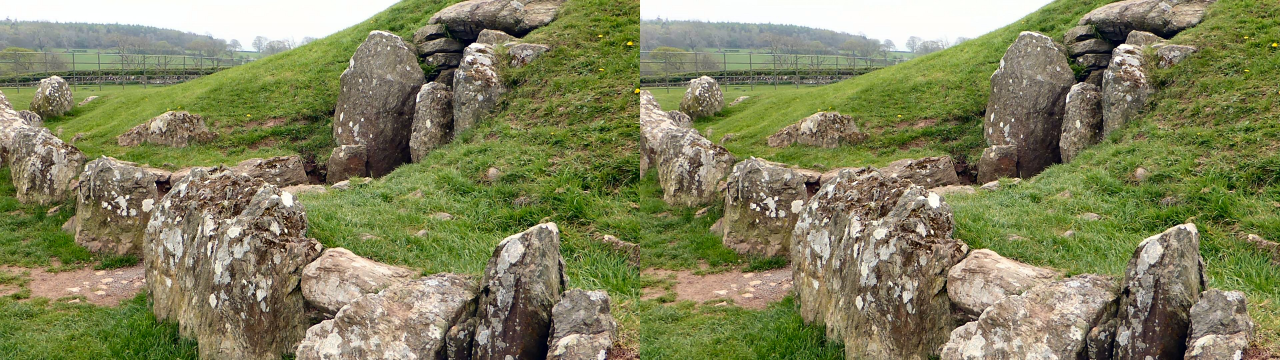
#> input picture testimages/bryncelliddu.jpg, 3840 x 1080 px (shown at 1/3 size)
$ python loadsbs.py
#> lines starting #> are read from the running program, lines starting #| are printed output that depends on the picture
### photos3d/sbs.py
"""
sbs.py - Library for loading and creating side-by-side stereo image pairs.
"""

from PIL import Image
import os
import io

# [13 lines left out: function create, not called in this run]

def load(fn, maxwid=None, rgb=True, dosplit=False, mode='lr'):
#> called with fn = './testimages/bryncelliddu.jpg', maxwid = 800, rgb = True, dosplit = False, mode = 'lr'
    fname, fext = os.path.splitext(fn)
    if fext == ".mpo" or fext == ".MPO":
        pim = Image.open(fn)
        pim.seek(0)
        lim = pim.copy()
        pim.seek(1)
        rim = pim.copy()
        im = create(lim, rim)
    else:
        im = Image.open(fn)
#> im is the input picture: PIL image 3840x1080 RGB; mean R, G, B 130, 130.8, 93.1
    if maxwid != None:
        w, h = im.size
#> w = 3840; h = 1080
        if w > maxwid:
            asp = w / h
#> asp = 3.56
            nh = int(maxwid / asp)
#> nh = 225
            im = im.resize((maxwid, nh), Image.LANCZOS)
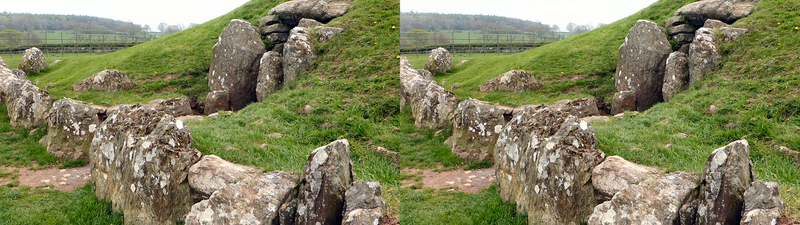
#> im: PIL image 800x225 RGB; mean R, G, B 130, 130.8, 93.1
    if rgb:
        if im.mode == "RGBA":
            im = im.convert('RGB')
    if dosplit:
        left, right = split(im, mode)
        im = [left, right]
    return im

# [14 lines left out: function split, not called in this run]

# [2 lines that do not run on import are left out]
    #im = load("../testimages/cosfordplane.jpg")


### loadsbs.py
"""
loadsbs.py - An example of using the sbs module to load stereo pairs from image files in both JPG and MPO formats. Both formats are loaded using exactly the same syntax as the sbs module works out what to do.
"""

import os
from matplotlib import pyplot as plt
from photos3d import sbs as sbsim

sbsfname = os.path.join(".", "testimages", "bryncelliddu.jpg")
mpofname = os.path.join(".", "testimages", "abbeyflowers.mpo")

jpg = sbsim.load(sbsfname, 800)
mpo = sbsim.load(mpofname, 800)
#> (the run stopped early here; a loop or call above may not have finished)

$ run again, with testimages/cosfordplane.jpg copied over testimages/bryncelliddu.jpg
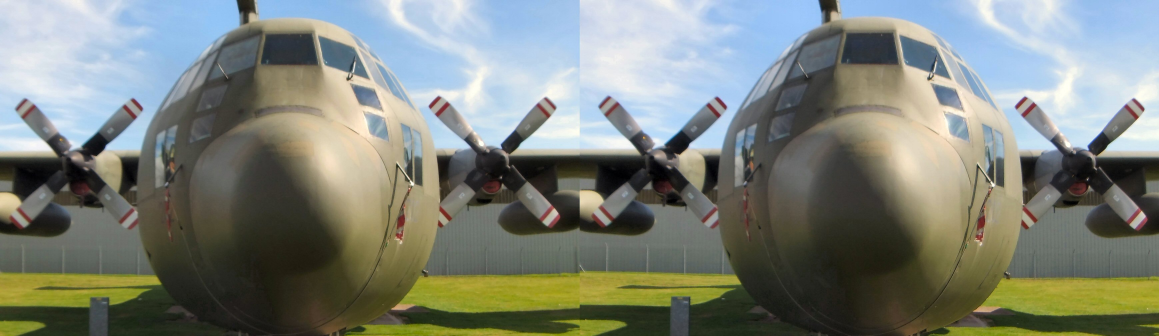
#> input picture testimages/cosfordplane.jpg, 3477 x 1008 px (shown at 1/3 size)
#> in load, im is the input picture: PIL image 3477x1008 RGB; mean R, G, B 125.8, 131.2, 122.5
#> in load, `im = im.resize((maxwid, nh), Image.LANCZOS)`:
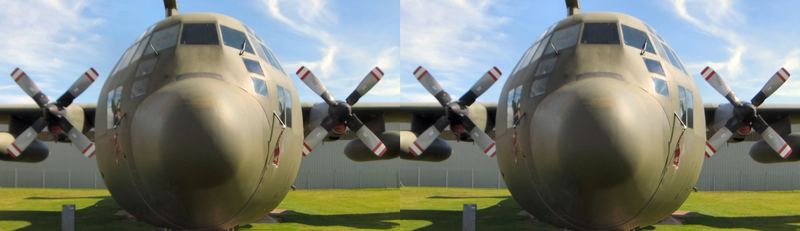
#> im: PIL image 800x231 RGB; mean R, G, B 125.9, 131.2, 122.5

$ run again, with testimages/beeflower.jpg copied over testimages/bryncelliddu.jpg
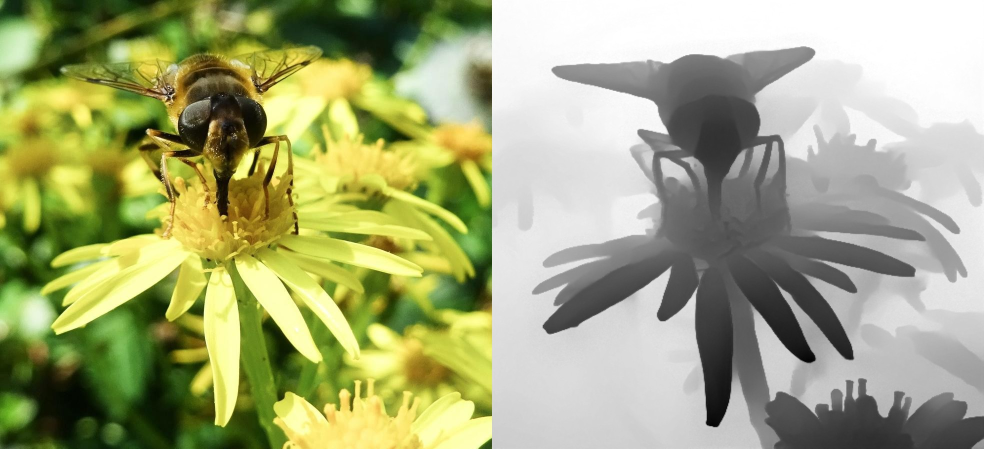
#> input picture testimages/beeflower.jpg, 1968 x 897 px (shown at 1/2 size)
#> in load, im is the input picture: PIL image 1968x897 RGB; mean R, G, B 163.4, 168.5, 123.2
#> in load, `im = im.resize((maxwid, nh), Image.LANCZOS)`:
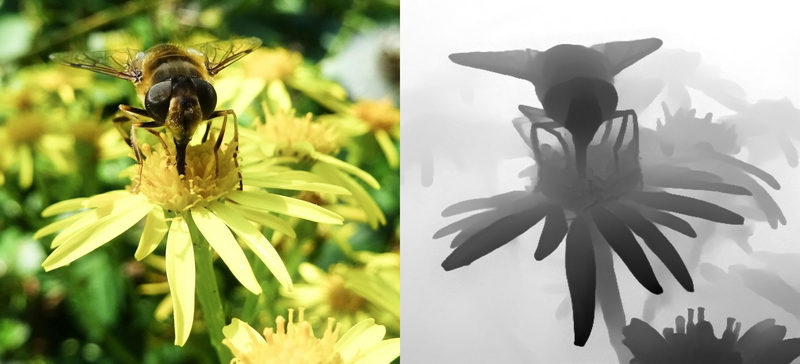
#> im: PIL image 800x364 RGB; mean R, G, B 163.4, 168.5, 123.2

$ run again, with testimages/druidscircle.jpg copied over testimages/bryncelliddu.jpg
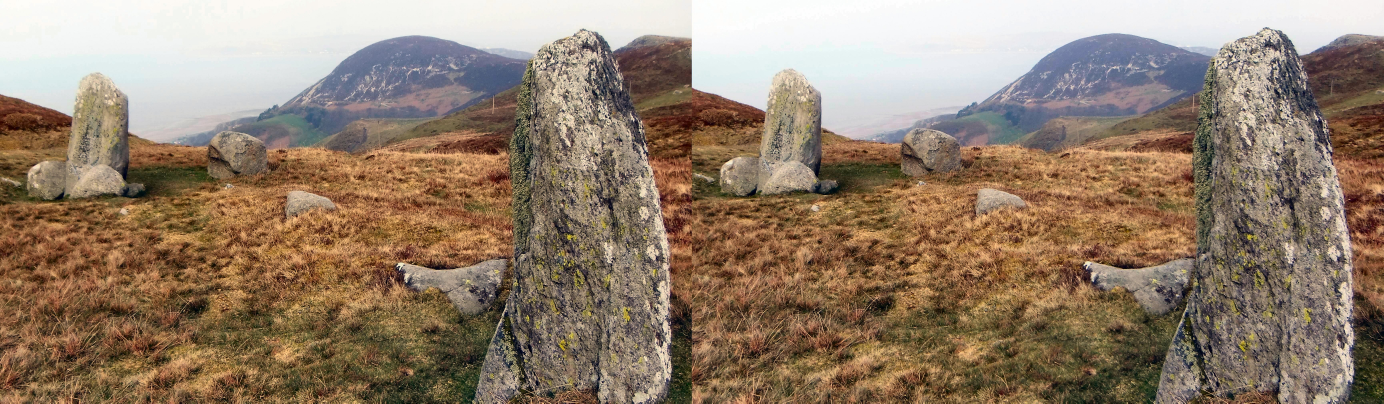
#> input picture testimages/druidscircle.jpg, 6918 x 2016 px (shown at 1/5 size)
#> in load, im is the input picture: PIL image 6918x2016 RGB; mean R, G, B 146.7, 127, 108.1
#> in load, `im = im.resize((maxwid, nh), Image.LANCZOS)`:
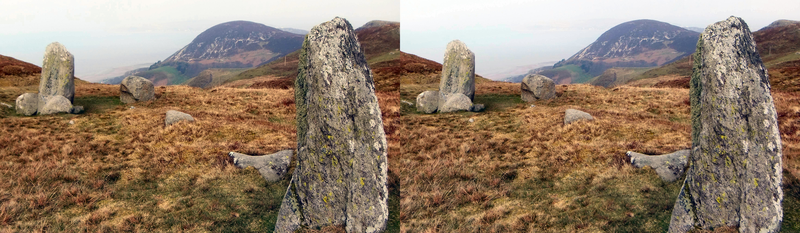
#> im: PIL image 800x233 RGB; mean R, G, B 146.7, 127, 108.1
